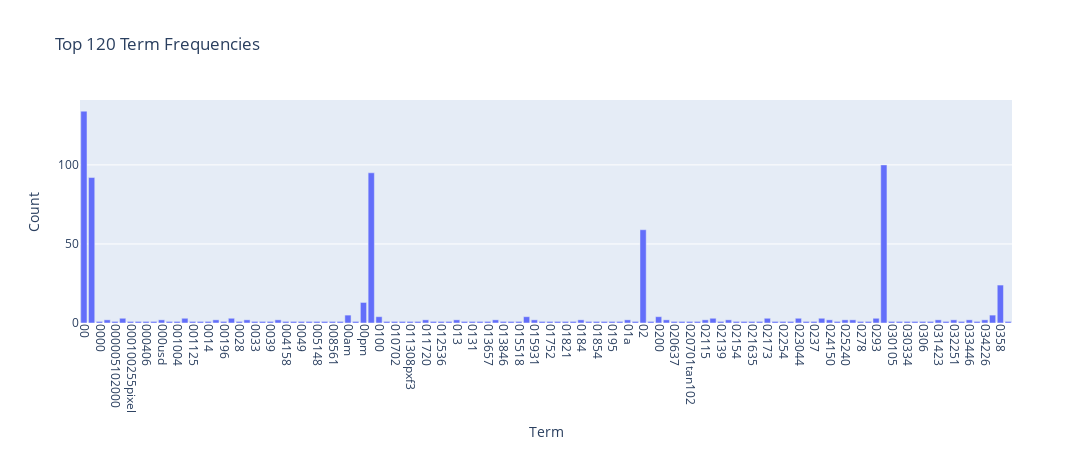

Notebook source saved alongside this figure:
### Markdown cell above
### >>> **Exercise 13 (take home):** 
The chart above only contains 300 vocabulary in the documents, and it's already computationally intensive to both compute and visualize. Can you efficiently reduce the number of terms you want to visualize as an exercise. a

### Code cell
subset_size = 120  # reduce the number of terms 

fig = px.bar(
    term_freq_df.head(subset_size),
    x="term", y="frequency",
    title=f"Top {subset_size} Term Frequencies",
    labels={"term": "Term", "frequency": "Count"}
)
fig.update_layout(xaxis_tickangle=90, width=1200, height=450)
fig.show()

### Figure 1 — Plotly figure (JSON) as saved in the notebook; plotly's stock layout.template omitted (floating-point values rounded to 4 significant figures)
{"data": [{"hovertemplate": "Term=%{x}<br>Count=%{y}<extra></extra>", "legendgroup": "", "marker": {"color": "#636efa", "pattern": {"shape": ""}}, "name": "", "orientation": "v", "showlegend": false, "textposition": "auto", "type": "bar", "x": ["00", "000", "0000", "0000001200", "000005102000", "0001", "000100255pixel", "00014", "000406", "0007", "000usd", "0010", "001004", "0010580b", "001125", "001200201pixel", "0014", "001642", "00196", "002", "0028", "003258u19250", "0033", "0038", "0039", "004021809", "004158", "004627", "0049", "00500", "005148", "00630", "008561", "0094", "00am", "00index", "00pm", "01", "0100", "010116", "010702", "011255", "011308pxf3", "011605", "011720", "012019", "012536", "012946", "013", "013034", "0131", "013423tan102", "013657", "0138", "013846", "0150", "015518", "01580", "015931", "01720", "01752", "0179", "01821", "01830", "0184", "01852", "01854", "01890", "0195", "0199", "01a", "01wb", "02", "020", "0200", "020504", "020637", "020646", "020701tan102", "020751", "02115", "02118", "02139", "02142", "02154", "02160", "021635", "021708", "02173", "0223", "02254", "022621tan102", "023044", "0235", "0237", "024103", "024150", "024626", "025240", "025924", "0278", "02908", "0293", "03", "030105", "0303", "030334", "03051", "0306", "030734", "031423", "0318", "032251", "0330", "033446", "033843", "034226", "0349", "0358", "0362"], "xaxis": "x", "y": [134, 92, 1, 2, 1, 3, 1, 1, 1, 1, 2, 1, 1, 3, 1, 1, 1, 2, 1, 3, 1, 2, 1, 1, 1, 2, 1, 1, 1, 1, 1, 1, 1, 1, 5, 1, 13, 95, 4, 1, 1, 1, 1, 1, 2, 1, 1, 1, 2, 1, 1, 1, 1, 2, 1, 1, 1, 4, 2, 1, 1, 1, 1, 1, 2, 1, 1, 1, 1, 1, 2, 1, 59, 1, 4, 2, 1, 1, 1, 1, 2, 3, 1, 2, 1, 1, 1, 1, 3, 1, 1, 1, 3, 1, 1, 3, 2, 1, 2, 2, 1, 1, 3, 100, 1, 1, 1, 1, 1, 1, 2, 1, 2, 1, 2, 1, 2, 5, 24, 1], "yaxis": "y"}], "layout": {"barmode": "relative", "height": 450, "legend": {"tracegroupgap": 0}, "title": {"text": "Top 120 Term Frequencies"}, "width": 1200, "xaxis": {"anchor": "y", "domain": [0, 1], "tickangle": 90, "title": {"text": "Term"}}, "yaxis": {"anchor": "x", "domain": [0, 1], "title": {"text": "Count"}}}}
